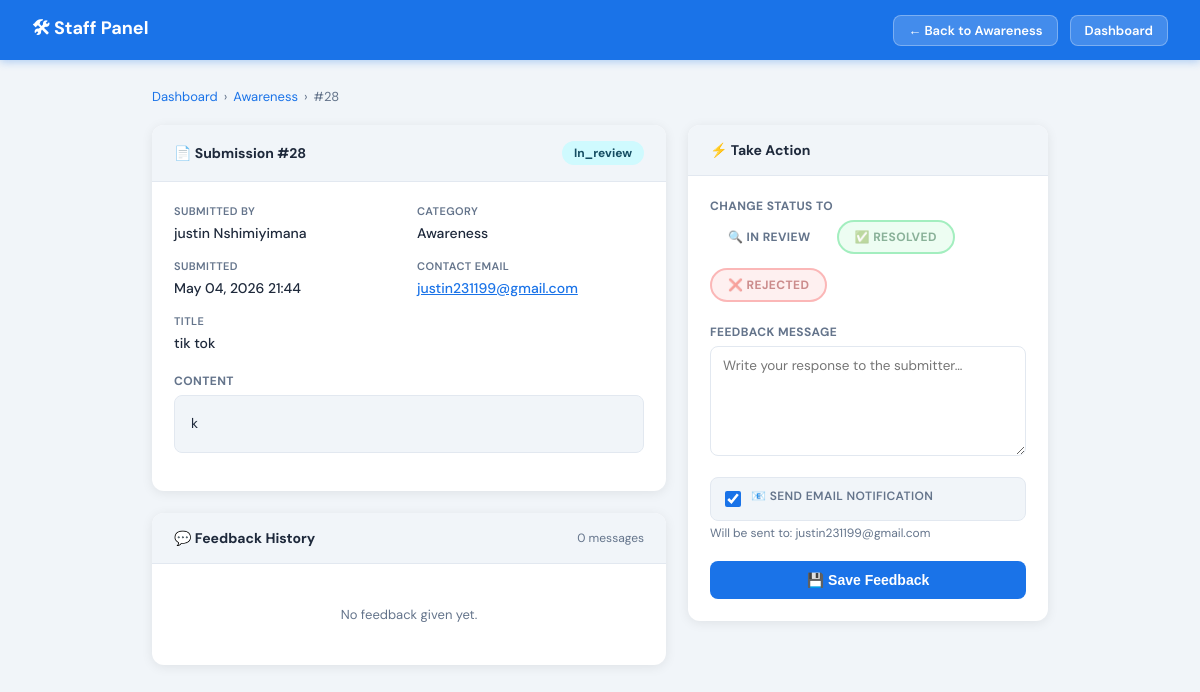
/staff/awareness/28/ (signed in), run on an earlier commit of the app's database.
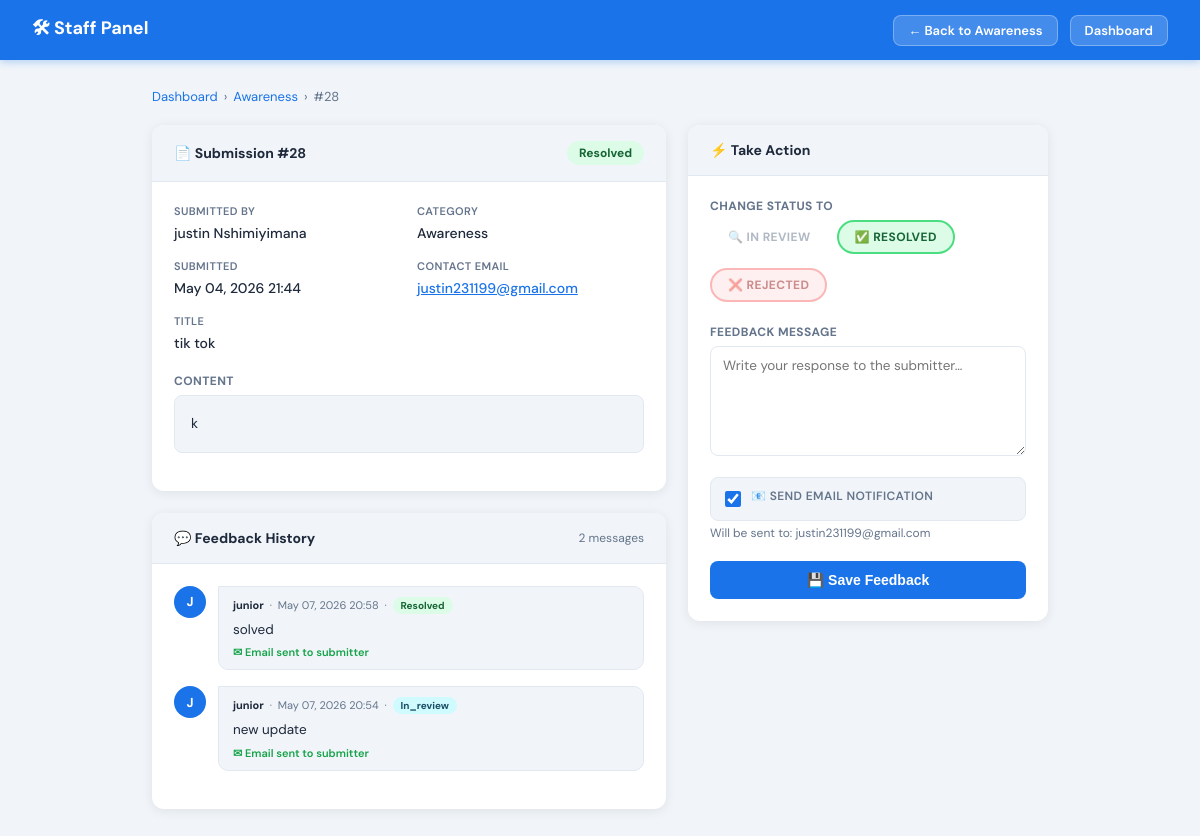
And on a later commit of the database.
### myapp/models.py (models this page shows, shortened)
class BasePost(models.Model):
    STATUS_CHOICES = [
        ('pending',   'Pending'),
        ('in_review', 'In Review'),
        ('resolved',  'Resolved'),
        ('rejected',  'Rejected'),
    ]
    user         = models.ForeignKey(User, on_delete=models.SET_NULL, null=True, blank=True)
    title        = models.CharField(max_length=255)
    content      = models.TextField()
    is_anonymous = models.BooleanField(default=False)
    status       = models.CharField(max_length=20, choices=STATUS_CHOICES, default='pending')
    created_at   = models.DateTimeField(auto_now_add=True)
    updated_at   = models.DateTimeField(auto_now=True)
    class Meta:
        abstract = True

class PostAwareness(BasePost):
    class Meta:
        verbose_name        = 'Awareness Post'
        verbose_name_plural = 'Awareness Posts'
        ordering            = ['-created_at']

class StaffFeedback(models.Model):
    staff      = models.ForeignKey(User, on_delete=models.SET_NULL, null=True, related_name='feedbacks_given')
    category   = models.CharField(max_length=50)   # matches CATEGORY_MAP slug
    post_id    = models.PositiveIntegerField()      # generic FK — works across all post models
    message    = models.TextField()
    new_status = models.CharField(max_length=20)
    email_sent = models.BooleanField(default=False)
    created_at = models.DateTimeField(auto_now_add=True)
    class Meta:
        verbose_name        = 'Staff Feedback'
        verbose_name_plural = 'Staff Feedback'
        ordering            = ['-created_at']

### myapp/views.py (the view, shortened to what this page needs)
# urls.py: path('staff/<slug:category_slug>/<int:pk>/', views.staff_post_detail, name='staff_post_detail'),
@login_required
def staff_post_detail(request, category_slug, pk):
    try:
        role = request.user.userprofile.role
        if role not in ('staff', 'admin'):
            return redirect('user_dashboard')
    except Exception as e:
        print(f"ROLE CHECK ERROR: {e}")
        return redirect('user_dashboard')
    if category_slug not in CATEGORY_MAP:
        print(f"SLUG ERROR: '{category_slug}' not in {list(CATEGORY_MAP.keys())}")
        messages.error(request, "Unknown category.")
        return redirect('staff_dashboard')
    Model, label = CATEGORY_MAP[category_slug]
    post = get_object_or_404(Model, pk=pk)
    previous_feedback = StaffFeedback.objects.filter(
        category=category_slug, post_id=pk
    ).select_related('staff').order_by('-created_at')
    if post.status == 'pending':
        post.status = 'in_review'
        post.save(update_fields=['status'])
    contact_email = _get_post_email(post, category_slug)
    return render(request, 'staff/post_detail.html', {
        'post':              post,
        'category_slug':     category_slug,
        'category_label':    label,
        'previous_feedback': previous_feedback,
        'contact_email':     contact_email,
        'status_choices': [
            ('in_review', 'In Review'),
            ('resolved',  'Resolved'),
            ('rejected',  'Rejected'),
        ],
    })

### myapp/views.py (called while the page is built)
def _get_post_email(post, category_slug):
    if hasattr(post, 'user') and post.user:
        return post.user.email
    if category_slug == 'reporting' and hasattr(post, 'email'):
        return post.email
    if hasattr(post, 'contact_email') and post.contact_email:
        return post.contact_email
    return None

### myapp/templates/staff/post_detail.html (shortened to what this page needs)
<!DOCTYPE html>
<html lang="en">
<head>
</head>
<body>
<nav class="navbar">
    <a href="{% url 'staff_dashboard' %}" class="navbar-brand">🛠 Staff Panel</a>
    <div class="navbar-right">
        <a href="{% url 'staff_category_list' category_slug %}" class="btn-nav">← Back to {{ category_label }}</a>
        <a href="{% url 'staff_dashboard' %}" class="btn-nav">Dashboard</a>
    </div>
</nav>
<div class="page">
    <div class="breadcrumb">
        <a href="{% url 'staff_dashboard' %}">Dashboard</a> ›
        <a href="{% url 'staff_category_list' category_slug %}">{{ category_label }}</a> ›
        <span>#{{ post.pk }}</span>
    </div>
    <div class="layout">
        <div>
            <div class="card">
                <div class="card-header">
                    <h2>📄 Submission #{{ post.pk }}</h2>
                    <span class="badge
                        {% if post.status == 'pending' %}badge-pending
                        {% elif post.status == 'in_review' %}badge-review
                        {% elif post.status == 'resolved' %}badge-resolved
                        {% else %}badge-rejected{% endif %}">
                        {{ post.status|capfirst }}
                    </span>
                </div>
                <div class="card-body">
                    <div class="detail-grid">
                        <div class="detail-field">
                            <label>Submitted By</label>
                            <span>
                                {% if post.user %}
                                    {{ post.user.get_full_name|default:post.user.username }}
                                {% elif category_slug == 'reporting' %}
                                    {{ post.first_name }} {{ post.last_name }}
                                {% else %}
                                    <span class="badge badge-anon">Anonymous</span>
                                {% endif %}
                            </span>
                        </div>
                        <div class="detail-field">
                            <label>Category</label>
                            <span>{{ category_label }}</span>
                        </div>
                        <div class="detail-field">
                            <label>Submitted</label>
                            <span>{{ post.created_at|date:"M d, Y H:i" }}</span>
                        </div>
                        <div class="detail-field">
                            <label>Contact Email</label>
                            <span>
                                {% if contact_email %}
                                    <a href="mailto:{{ contact_email }}" style="color:var(--blue);">{{ contact_email }}</a>
                                {% else %}
                                    <span style="color:var(--muted);">Not available</span>
                                {% endif %}
                            </span>
                        </div>
                        <div class="detail-field full">
                            <label>{% if category_slug == 'reporting' %}Report Name{% else %}Title{% endif %}</label>
                            <span>
                                {% if category_slug == 'reporting' %}
                                    {{ post.report_name }}
                                {% else %}
                                    {{ post.title }}
                                {% endif %}
                            </span>
                        </div>
                    </div>
                    <div class="form-group">
                        <label>{% if category_slug == 'reporting' %}Description{% else %}Content{% endif %}</label>
                        <div class="submission-content">{% if category_slug == 'reporting' %}{{ post.report_description }}{% else %}{{ post.content }}{% endif %}</div>
                    </div>
                </div>
            </div>
            <div class="card">
                <div class="card-header">
                    <h2>💬 Feedback History</h2>
                    <span style="font-size:12px; color:var(--muted);">{{ previous_feedback|length }} message{{ previous_feedback|length|pluralize }}</span>
                </div>
                <div class="card-body">
                    {% for fb in previous_feedback %}
                        <div class="thread-item">
                            <div class="thread-avatar">{{ fb.staff.username|first|upper }}</div>
                            <div class="thread-bubble">
                                <div class="thread-meta">
                                    <strong>{{ fb.staff.get_full_name|default:fb.staff.username }}</strong>
                                    &nbsp;·&nbsp; {{ fb.created_at|date:"M d, Y H:i" }}
                                    &nbsp;·&nbsp;
                                    <span class="badge
                                        {% if fb.new_status == 'resolved' %}badge-resolved
                                        {% elif fb.new_status == 'rejected' %}badge-rejected
                                        {% elif fb.new_status == 'in_review' %}badge-review
                                        {% else %}badge-pending{% endif %}" style="font-size:10px; padding:2px 8px;">
                                        {{ fb.new_status|capfirst }}
                                    </span>
                                </div>
                                <div class="thread-text">{{ fb.message }}</div>
                                {% if fb.email_sent %}
                                    <div class="thread-email">✉ Email sent to submitter</div>
                                {% endif %}
                            </div>
                        </div>
                    {% empty %}
                        <div class="empty-thread">No feedback given yet.</div>
                    {% endfor %}
                </div>
            </div>
        </div>
        <div>
            <div class="card">
                <div class="card-header">
                    <h2>⚡ Take Action</h2>
                </div>
                <div class="card-body">
                    <form method="post">
                        <div class="form-group">
                            <label>Change Status To</label>
                            <div class="status-options" id="statusOptions">
                                {% for val, display in status_choices %}
                                    <label class="status-opt s-{{ val|cut:'_' }} {% if post.status == val %}checked{% endif %}"
                                           id="opt-{{ val }}"
                                           onclick="selectStatus('{{ val }}')">
                                        {% if val == 'in_review' %}🔍{% elif val == 'resolved' %}✅{% elif val == 'rejected' %}❌{% endif %}
                                        {{ display }}
                                    </label>
                                {% endfor %}
                            </div>
                        </div>
                        <div class="form-group">
                            <label>Feedback Message</label>
                            <textarea name="feedback_message" class="form-control"
                                placeholder="Write your response to the submitter…" required></textarea>
                        </div>
                        <div class="form-group">
                            <div class="email-row">
                                <input type="checkbox" name="send_email" id="sendEmail"
                                       {% if contact_email %}checked{% endif %}
                                       {% if not contact_email %}disabled{% endif %}>
                                <label for="sendEmail" style="font-weight:600; cursor:pointer;">
                                    📧 Send email notification
                                </label>
                            </div>
                            {% if contact_email %}
                                <div class="email-addr">Will be sent to: {{ contact_email }}</div>
                            {% else %}
                                <div class="email-addr" style="color:var(--red);">No contact email available for this submission.</div>
                            {% endif %}
                        </div>
                        <button type="submit" class="btn-submit">💾 Save Feedback</button>
                    </form>
                </div>
            </div>
        </div>
    </div>
</div>
</body>
</html>

What changed in the data, as far as the page shows it:
changed PostAwareness "tik tok": status "In_review" → "Resolved"
added StaffFeedback: staff.username|first "J", staff.get_full_name "junior", created_at "May 07, 2026 20:58", new_status "Resolved", message "solved", email_sent "✉ Email sent to submitter"
added StaffFeedback: staff.username|first "J", staff.get_full_name "junior", created_at "May 07, 2026 20:54", new_status "In_review", message "new update", email_sent "✉ Email sent to submitter"
Also different on the page:
{{ previous_feedback|length }}: "0" → "2"
text no longer shown: "No feedback given yet."
